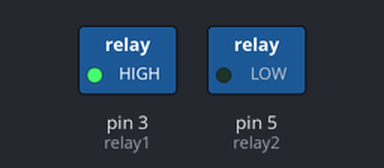
This sketch was run on a simulated Arduino Uno, built with avr-gcc and run on an emulated ATmega328P. Shown: switched loads named in the sketch (green lamp = pin HIGH).

Above: at 0.5 s.
At 2.7 s:
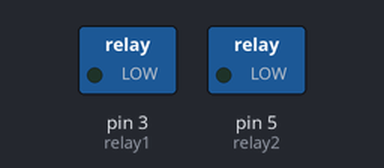
At 5.0 s:
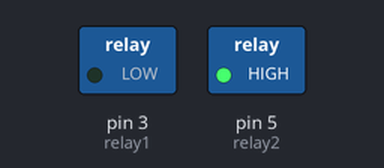
Timing chart, 0 to 6.9 s (numbered marks = the images above):
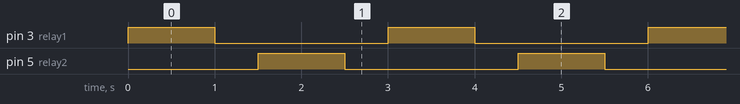

Measured:
- by itself, pin 3 (relay1), pin 5 (relay2): alternates HIGH for 1.0 s and LOW for 2.0 s
- by itself, everything shown: repeats every 3.0 s, in 4 steps

The sketch:

dc_motor_2directions.ino
```cpp
const int relay1=3;
const int relay2=5;

void setup()
{
  pinMode(relay1, OUTPUT);
  pinMode(relay2, OUTPUT);

}

void loop()
{
  digitalWrite(relay1, HIGH);
  delay(1000);
  digitalWrite(relay1, LOW);
  delay(500);

  digitalWrite(relay2, HIGH);
  delay(1000);
  digitalWrite(relay2, LOW);
  delay(500);
}
```
